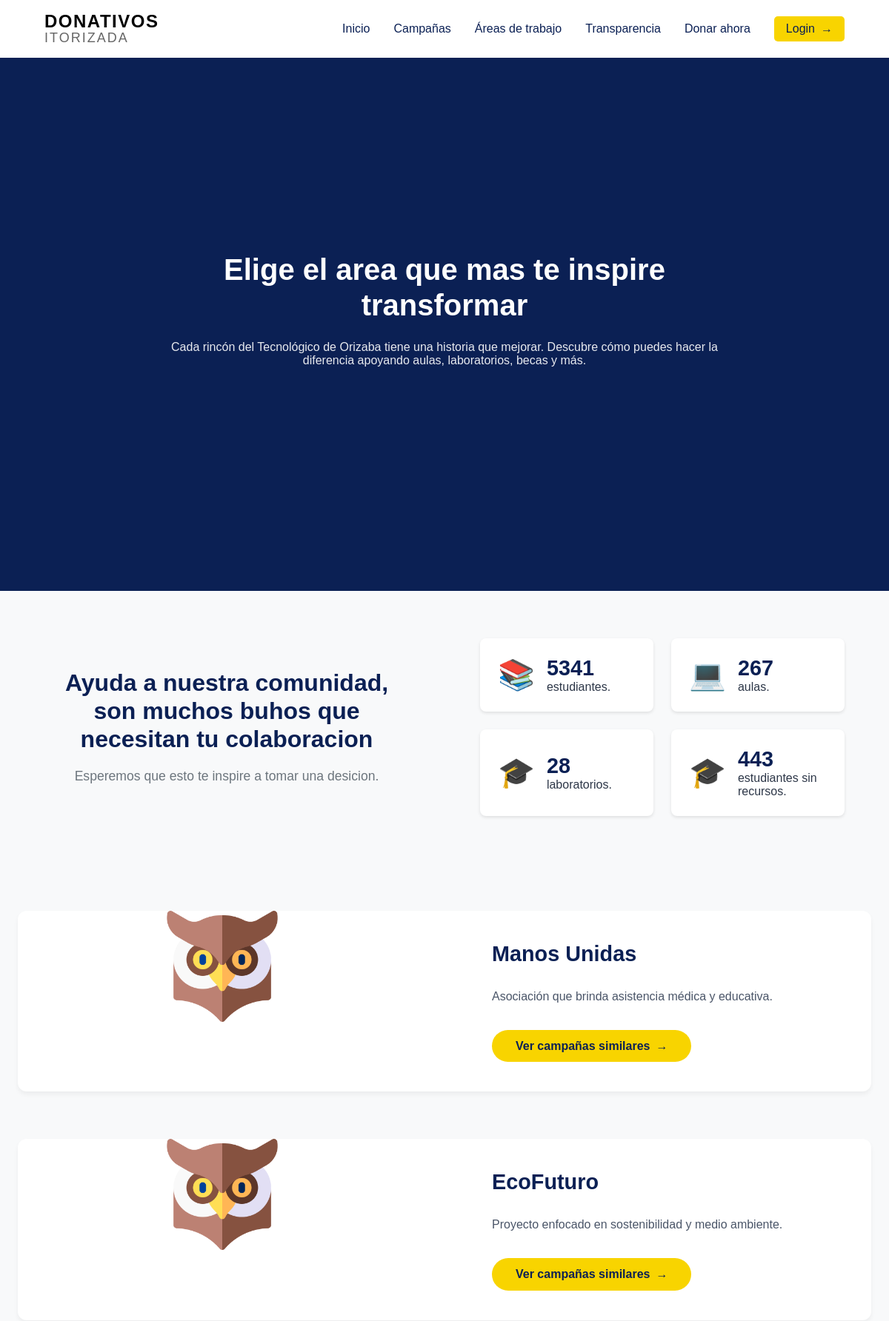
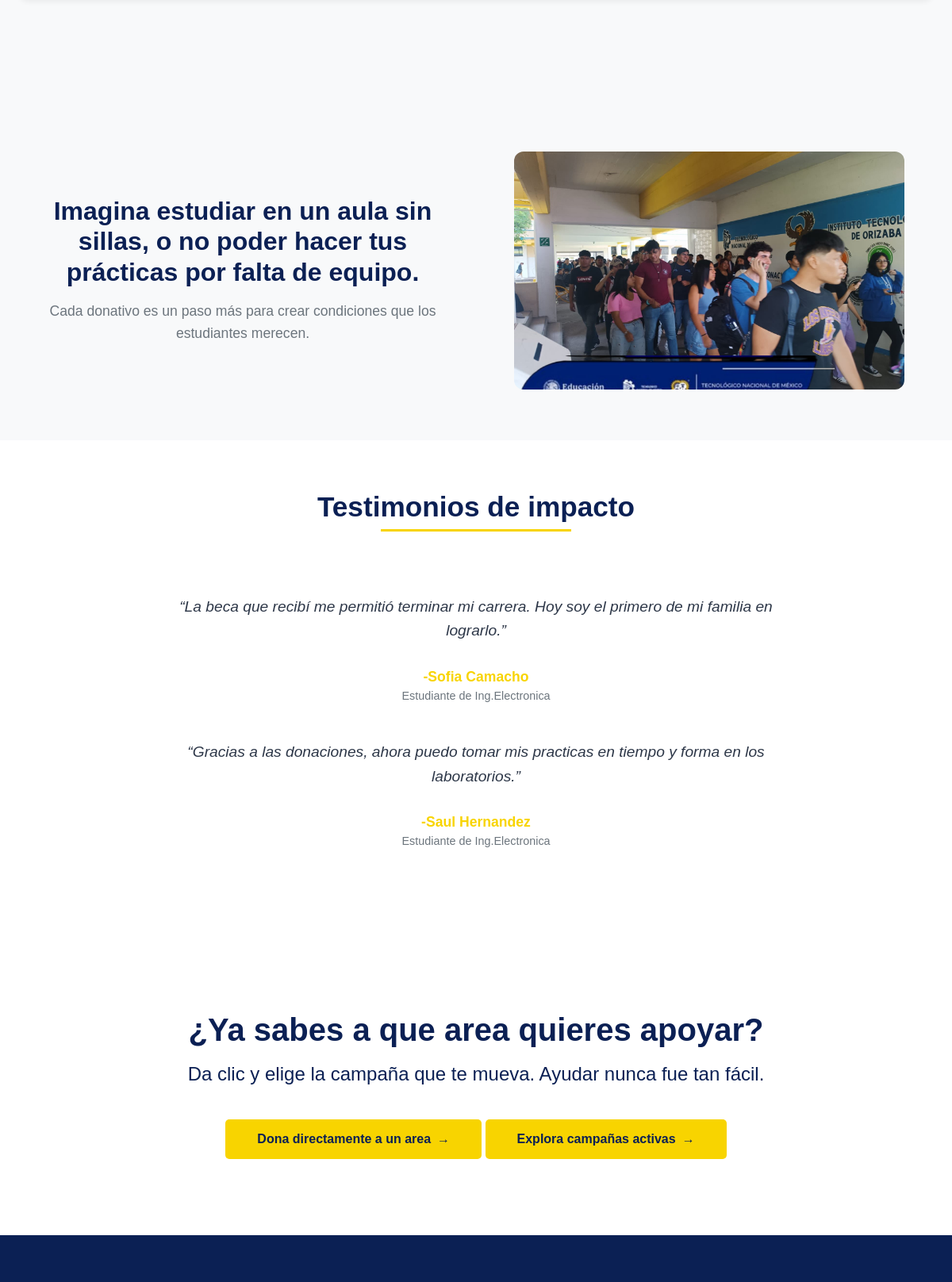
Page /view/areasapoyo.php (upper part) on the committed database (2 pictures, top to bottom).
### tables this page shows
CREATE TABLE Benefactor(
nIdBenefactor SMALLINT NOT NULL AUTO_INCREMENT,
sName VARCHAR (50) NOT NULL,
sDescription VARCHAR (250) NOT NULL,
PRIMARY KEY (nIdBenefactor)
);

### model/Benefactor.php (called while the page is built, shortened)
<?php
include("AccesoDatos.php");
class Benefactor{
    private $sName = "";
    private $sDescription = "";
    public function setsName($sName){
        $this -> sName = $sName;
    }
    public function setsDescription($sDescription){
        $this -> sDescription = $sDescription;
    }
    public function getsName(){
        return $this -> sName;
    }
    public function getsDescription(){
        return $this -> sDescription;
    }
    public function getAll() {
        $oAccesoDatos = new AccesoDatos();
        $arrBenefactores = [];
        $nCount = 0;
        try {
            if ($oAccesoDatos->conectar()) {
                $sQuery = "SELECT * FROM Benefactor";
                $arrRS = $oAccesoDatos->consulta($sQuery);
                if ($arrRS) {
                    foreach ($arrRS as $fila) {
                        $oBenefactor = new Benefactor();
                        $oBenefactor->setnIdBenefactor($fila[0]);
                        $oBenefactor->setsName($fila[1]);
                        $oBenefactor->setsDescription($fila[2]);
                        $arrBenefactores[$nCount] = $oBenefactor;
                        $nCount++;
                    }
                }
            }
        } catch (Exception $e) {
            throw $e;
        }
        return $arrBenefactores;
    }
}
?>

### model/AccesoDatos.php (called while the page is built, shortened)
<?php
class AccesoDatos{
    private $oConexion = null;
    private $sDBname = "ong_ito";
    private $sHost = "localhost";
    private $sUser = "administrador";
    private $sPassword = "administrador";
    function conectar(){
        $bRet = false;
        try{
            $this->oConexion = new PDO(
                "mysql:host=" . $this->sHost . ";dbname=" . $this->sDBname,
                $this->sUser,
                $this->sPassword,
                array(PDO::MYSQL_ATTR_INIT_COMMAND => "SET NAMES 'UTF8'")
            );
                        $bRet = true;
        }catch(Exception $e){
            throw $e;
        }
        return $bRet;
    }
    function consulta($psConsulta){
        $arrRS = [];
        $rst = null;
        try {
            $rst = $this->oConexion->query($psConsulta);
        } catch (Exception $e) {
            throw $e;
        }
        if ($rst) {
            $i = 0;
            foreach ($rst as $oLinea) {
                $j = 0;
                foreach ($oLinea as $llave => $sValCol) {
                    if (is_string($llave)) {
                        $arrRS[$i][$j] = $sValCol;
                        $j++;
                    }
                }
                $i++;
            }
        }
        return $arrRS;
    }
    function desconectar(){
        $bRet = true;
        if($this -> oConexion != null){
            $this -> oConexion = null;
        }
        return $bRet;
    }
}
?>

### controller/benefactoresController.php (the view)
<?php
    include("../model/Benefactor.php");
    $oBenefactor = new Benefactor();
    $arrBenefactores = $oBenefactor -> getAll();
    if($arrBenefactores!=null){
    foreach($arrBenefactores as $benefactor){
?>
    <div class="areas-grid">
            <div class="area-imagen">
                <img src="media/buho.png" alt="Estudiantes en laboratorio">
            </div>
            <div class="area-content">
                <h2 class="area-titulo"><?php echo $benefactor -> getsName() ; ?></h2>
                <p class="area-texto">
                <?php echo $benefactor -> getsDescription() ; ?>
                </p>
                <a href="campanas.php" class="area-boton">Ver campañas similares</a>
            </div>
        </div>
<?php
    }
}
?>

### view/areasapoyo.php (shortened to what this page needs)
<?php
$customStyles = '<link rel="stylesheet" href="../view/css/vistas/areasapoyo.css">';
include_once("modules/navbar.php");
include_once("modules/hero.php");
$tituloPagina = "Elige el area que mas te inspire transformar";
$subtituloPagina = "Cada rincón del Tecnológico de Orizaba tiene una historia que mejorar.
Descubre cómo puedes hacer la diferencia apoyando aulas, laboratorios, becas y más.";
mostrarHero($tituloPagina, $subtituloPagina, );
?>
<section class="apoyo-seccion">
    <div class="apoyo-contenedor">
        <div class="dos-columna-apoyo">
            <div class="texto-columna-apoyo">
                <h2 class="titulo-principal-apoyo">Ayuda a nuestra comunidad, son muchos buhos que necesitan tu
                    colaboracion</h2>
                <p class="subtitulo-apoyo">Esperemos que esto te inspire a tomar una desicion.</p>
            </div>
            <div class="columna-apoyos">
                <div class="apoyo-item">
                    <div class="apoyo-icono">📚</div>
                    <div class="stat-content">
                        <span class="apoyo-numero">5341</span>
                        <p class="apoyo-descripcion">estudiantes.</p>
                    </div>
                </div>
                <div class="apoyo-item">
                    <div class="apoyo-icono">💻</div>
                    <div class="stat-content">
                        <span class="apoyo-numero">267</span>
                        <p class="apoyo-descripcion">aulas.</p>
                    </div>
                </div>
                <div class="apoyo-item">
                    <div class="apoyo-icono">🎓</div>
                    <div class="stat-content">
                        <span class="apoyo-numero">28</span>
                        <p class="apoyo-descripcion">laboratorios.
                        </p>
                    </div>
                </div>
                <div class="apoyo-item">
                    <div class="apoyo-icono">🎓</div>
                    <div class="stat-content">
                        <span class="apoyo-numero">443</span>
                        <p class="apoyo-descripcion">estudiantes sin recursos.
                        </p>
                    </div>
                </div>
            </div>
        </div>
    </div>
</section>
<section class="seccion-areas-apoyo">
    <div class="areas-contenedor">
    <?php
    include("../controller/benefactoresController.php");
    ?>
    </div>
</section>
<section class="interrogante-seccion">
    <div class="interrogante-contenedor">
        <div class="dos-columna-interrogante">
            <div class="texto-columna-interrogante">
                <h2 class="titulo-principal-interrogante">Imagina estudiar en un aula sin sillas, o no poder hacer tus
                    prácticas por falta de equipo.</h2>
                <p class="subtitulo-interrogante">Cada donativo es un paso más para crear condiciones que los
                    estudiantes merecen.</p>
            </div>
            <div class="columna-imagen">
                <img src="media/porque.jpg" alt="Estudiantes en laboratorio">
            </div>
        </div>
    </div>
</section>
<section class="mini-testimonios-impacto">
    <div class="mini-testimonios-contenedor">
        <h2 class="mini-testimonios-titulo">Testimonios de impacto</h2>
        <p class="mini-testimonio-frase">“La beca que recibí me permitió terminar mi carrera. Hoy soy el primero de mi
            familia en lograrlo.”</p>
        <p class="mini-testimonio-persona">-Sofia Camacho</p>
        <small>Estudiante de Ing.Electronica</small>
        <p class="mini-testimonio-frase">“Gracias a las donaciones, ahora puedo tomar mis practicas en tiempo y forma en
            los laboratorios.”</p>
        <p class="mini-testimonio-persona">-Saul Hernandez</p>
        <small>Estudiante de Ing.Electronica</small>
    </div>
</section>
<section class="desicion-seccion">
    <div class="desicion-contenedor">
        <div class="desicion-content">
            <h2 class="desicion-titulo">¿Ya sabes a que area quieres apoyar?</h2>
            <p class="desicion-subtitulo">Da clic y elige la campaña que te mueva. Ayudar nunca fue tan fácil.</p>
            <a href="iniciarsesion.php" class="desicion-boton">Dona directamente a un area</a>
            <a href="campanas.php" class="desicion-boton">Explora campañas activas</a>
        </div>
    </div>
</section>

### view/modules/navbar.php
<nav class="navbar">
    <div class="navbar-logo">
        <span class="logo-line1">DONATIVOS</span>
        <span class="logo-line2">ITORIZADA</span>
    </div>
    <div class="nav-links">
        <a href="../index.php" class="nav-link">Inicio</a>
        <a href="campanas.php" class="nav-link">Campañas</a>
        <a href="areasapoyo.php" class="nav-link">Áreas de trabajo</a>
        <a href="transparencia.php" class="nav-link">Transparencia</a>
        <a href="D1_Area.php" class="nav-link">Donar ahora</a>
        <a href="iniciarsesion.php" class="nav-link login-link">Login</a>
    </div>
</nav>

### view/modules/hero.php (shortened to what this page needs)
<?php
function mostrarHero($titulo, $subtitulo, $boton = "")
{
    ?>
    <section class="hero">
        <div class="hero-contenido">
            <h1 class="hero-titulo">
                <?php echo htmlspecialchars($titulo); ?>
            </h1>
            <p class="hero-subtitulo">
                <?php echo htmlspecialchars($subtitulo); ?>
            </p>
        </div>
    </section>
    <?php
}
?>

### view/css/vistas/areasapoyo.css (style rules this page uses)
.apoyo-seccion { padding: 4rem 5%; background: #f8f9fa; }
.apoyo-contenedor { max-width: 1200px; margin: 0 auto; }
.dos-columna-apoyo { display: flex; gap: 4rem; align-items: center; }
.texto-columna-apoyo { flex: 1; padding-right: 2rem; }
.titulo-principal-apoyo { font-size: 2rem; color: #0B2054; margin-bottom: 1rem; line-height: 1.2; text-align: center; }
.subtitulo-apoyo { color: #6c757d; font-size: 1.1rem; line-height: 1.6; text-align: center; }
.columna-apoyos { flex: 1; display: grid; grid-template-columns: repeat(2, 1fr); gap: 1.5rem; }
.apoyo-item { background: white; padding: 1.5rem; border-radius: 8px; box-shadow: 0 2px 4px rgba(0, 0, 0, 0.1); display: flex; align-items: center; gap: 1rem; }
.apoyo-icono { font-size: 2.5rem; color: #F8D400; }
.apoyo-numero { color: #0B2054; font-size: 1.8rem; font-weight: 700; }
.apoyo-descripcion { color: #2d3748; font-size: 1rem; }
.seccion-areas-apoyo { padding: 4rem 1.5rem; background-color: #f8f9fa; }
.areas-contenedor { max-width: 1200px; margin: 0 auto; }
.areas-grid { display: grid; grid-template-columns: 1fr 1fr; gap: 3rem; margin-bottom: 4rem; background: white; border-radius: 12px; box-shadow: 0 4px 6px rgba(0, 0, 0, 0.05); transition: transform 0.3s ease; }
.area-imagen { position: relative; overflow: hidden; border-radius: 12px 0 0 12px; }
.area-imagen img { width: auto; height: 150px; object-fit: contain; display: block; margin: 0 auto; }
.area-content { padding: 2.5rem; display: flex; flex-direction: column; justify-content: center; }
.area-titulo { color: #0B2054; font-size: 1.8rem; margin-bottom: 1.5rem; line-height: 1.3; }
.area-texto { color: #4a5568; line-height: 1.7; margin-bottom: 2rem; }
.area-boton { align-self: flex-start; background-color: #F8D400; color: #0B2054; padding: 0.8rem 2rem; border-radius: 25px; text-decoration: none; font-weight: 600; transition: all 0.3s ease; display: inline-flex; align-items: center; gap: 0.5rem; }
.area-boton::after { content: '→'; transition: transform 0.3s ease; }
.interrogante-seccion { padding: 4rem 5%; background: #f8f9fa; }
.interrogante-contenedor { max-width: 1200px; margin: 0 auto; }
.dos-columna-interrogante { display: flex; gap: 4rem; align-items: center; }
.texto-columna-interrogante { flex: 1; padding-right: 2rem; }
.titulo-principal-interrogante { font-size: 2rem; color: #0B2054; margin-bottom: 1rem; line-height: 1.2; text-align: center; }
.subtitulo-interrogante { color: #6c757d; font-size: 1.1rem; line-height: 1.6; text-align: center; }
.columna-imagen { flex: 1; position: relative; overflow: hidden; border-radius: 12px; height: 300px; }
.columna-imagen img { width: 100%; height: 100%; object-fit: cover; object-position: center; }
.mini-testimonios-impacto { padding: 4rem 1.5rem; background-color: #ffffff; }
.mini-testimonios-contenedor { max-width: 1200px; margin: 0 auto; text-align: center; }
.mini-testimonios-titulo { color: #0B2054; font-size: 2.2rem; margin-bottom: 3rem; position: relative; display: inline-block; }
.mini-testimonios-titulo::after { content: ''; display: block; width: 60%; height: 3px; background: #F8D400; margin: 0.5rem auto 0; }
.mini-testimonio-frase { color: #2d3748; font-size: 1.2rem; line-height: 1.6; max-width: 800px; margin: 2rem auto; font-style: italic; }
.mini-testimonio-persona { color: #F8D400; font-weight: 600; margin: 1rem 0 0.3rem; font-size: 1.1rem; }
.mini-testimonios-contenedor small { color: #6c757d; display: block; margin-bottom: 3rem; font-size: 0.9rem; }
.desicion-seccion { padding: 6rem 5%; background-color: #FFFFFF; text-align: center; }
.desicion-contenedor { max-width: 1200px; margin: 0 auto; }
.desicion-titulo { color: #0B2054; font-size: 2.5rem; margin-bottom: 1rem; }
.desicion-subtitulo { color: #0B2054; font-size: 1.5rem; line-height: 1.4; margin-bottom: 2.5rem; }
.desicion-boton { display: inline-flex; align-items: center; gap: 0.5rem; background-color: #F8D400; color: #0B2054; padding: 1rem 2.5rem; border-radius: 5px; text-decoration: none; font-weight: 700; transition: all 0.3s ease; }
.desicion-boton::after { content: '→'; transition: transform 0.3s ease; }

### view/css/componentes/hero.css (style rules this page uses)
.hero { background-color: #0B2054; padding: 6rem 5%; min-height: 90vh; display: flex; align-items: center; }
.hero-contenido { max-width: 800px; margin: 0 auto; text-align: center; color: white; }
.hero-titulo { font-size: 2.5rem; line-height: 1.2; margin-bottom: 1.5rem; font-weight: 700; }
.hero-subtitulo { font-size: 1rem; margin-bottom: 2.5rem; opacity: 0.9; }

### rows in the picture
benefactor: sName "Manos Unidas", sDescription "Asociación que brinda asistencia médica y educativa."
benefactor: sName "EcoFuturo", sDescription "Proyecto enfocado en sostenibilidad y medio ambiente."

### other values in the picture
$titulo "Elige el area que mas te inspire transformar"
$subtitulo "Cada rincón del Tecnológico de Orizaba tiene una historia que mejorar. Descubre cómo puedes hacer la diferencia apoyando aulas, laboratorios, becas y más."
